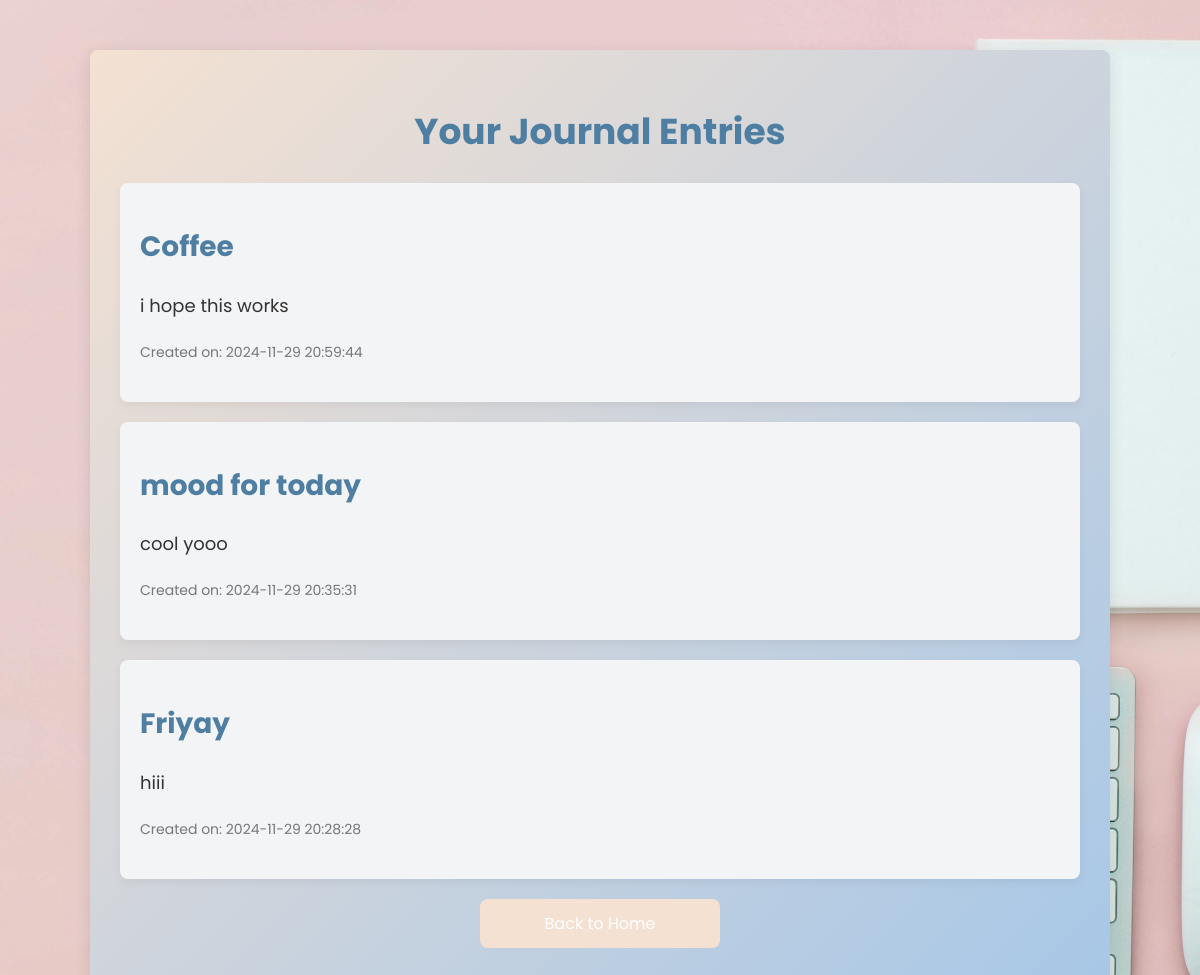
The page /read_entry.php on the database its author committed.
### tables this page shows
CREATE TABLE `journal` (
  `journal_id` int(11) NOT NULL,
  `ID` int(11) NOT NULL,
  `file_name` varchar(255) NOT NULL,
  `file_content` text NOT NULL,
  `created_at` timestamp NOT NULL DEFAULT current_timestamp()
);

### read_entry.php (the view, shortened to what this page needs)
<?php
include 'db.php';
$sql = "SELECT * FROM journal ORDER BY created_at DESC";
$stmt = $conn->prepare($sql);
$stmt->execute();
$entries = $stmt->fetchAll();
?>
<!DOCTYPE html>
<html lang="en">
<head>
</head>
<body>
    <div class="container">
        <h1>Your Journal Entries</h1>
        <?php foreach ($entries as $entry) { ?>
            <div class="entry">
                <h2><?php echo htmlspecialchars($entry['file_name']); ?></h2>
                <p><?php echo nl2br(htmlspecialchars($entry['file_content'])); ?></p>
                <p><small>Created on: <?php echo $entry['created_at']; ?></small></p>
            </div>
        <?php } ?>
        <a href="index.php" class="back-button">Back to Home</a>
    </div>
</body>
</html>

### read_entry.php (style rules this page uses)
body { font-family: 'Poppins', sans-serif; background-color: #f7f7f7; background-image: url('background.jpg'); background-size: cover; background-position: center center; background-attachment: fixed; margin: 0; padding: 0; color: #333; }
.container { width: 80%; margin: 50px auto; padding: 30px; background-color: #ffffff; box-shadow: 0 4px 15px rgba(0, 0, 0, 0.1); border-radius: 8px; background: linear-gradient(135deg, #f4e1d2, #a7c7e7); }
h1 { color: #4e7ea1; text-align: center; font-size: 36px; }
.entry { background-color: #f3f4f6; padding: 20px; margin-bottom: 20px; border-radius: 8px; box-shadow: 0 4px 10px rgba(0, 0, 0, 0.05); }
.entry h2 { color: #4e7ea1; font-size: 28px; }
.entry p { font-size: 18px; color: #333; line-height: 1.5; }
.entry small { color: #777; font-size: 14px; }
.back-button { display: block; width: 200px; margin: 20px auto; background-color: #f4e1d2; color: white; padding: 12px 20px; text-align: center; border-radius: 8px; text-decoration: none; }

### rows shown on the page
journal: file_name "Coffee", file_content "i hope this works", created_at "2024-11-29 20:59:44"
journal: file_name "mood for today", file_content "cool yooo", created_at "2024-11-29 20:35:31"
journal: file_name "Friyay", file_content "hiii", created_at "2024-11-29 20:28:28"
